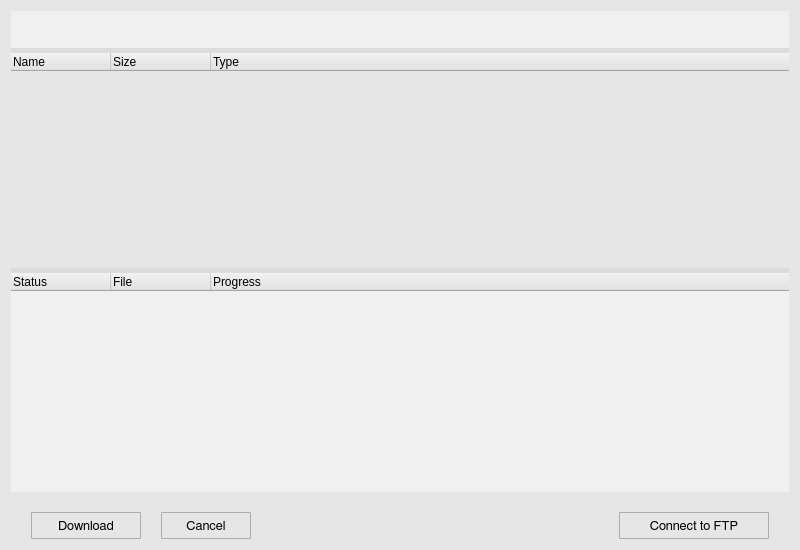
<?xml version="1.0" encoding="UTF-8"?>
<ui version="4.0">
 <class>ftpWindow</class>
 <widget class="QWidget" name="ftpWindow">
  <property name="geometry">
   <rect>
    <x>0</x>
    <y>0</y>
    <width>800</width>
    <height>550</height>
   </rect>
  </property>
  <property name="minimumSize">
   <size>
    <width>0</width>
    <height>0</height>
   </size>
  </property>
  <property name="maximumSize">
   <size>
    <width>16777215</width>
    <height>16777215</height>
   </size>
  </property>
  <property name="font">
   <font>
    <family>FreeSans</family>
    <pointsize>10</pointsize>
    <weight>50</weight>
    <bold>false</bold>
    <stylestrategy>PreferAntialias</stylestrategy>
    <kerning>true</kerning>
   </font>
  </property>
  <property name="windowTitle">
   <string>FTP View</string>
  </property>
  <property name="windowIcon">
   <iconset>
    <normaloff>icons/download_icon.svg</normaloff>icons/download_icon.svg</iconset>
  </property>
  <property name="styleSheet">
   <string notr="true">QWidget {
	background-color: rgb(230,230,230);
}

QScrollBar:vertical {
  border: 1px solid white;
  background-color: rgb(240, 240, 240);
  width: 20px;
  margin: 21px 0px 21px 0px;
}

QScrollBar:horizontal {
  border: 1px solid white;
  background-color: rgb(240, 240, 240);
  height: 20px;
  margin: 0px 21px 0px 21px;
}

QScrollBar::handle:vertical {
  background-color: rgb(205, 205, 205);
  min-height: 25px;
}

QScrollBar:handle:vertical:hover {
  background-color: rgb(167, 167, 167);
}

QScrollBar::handle:horizontal {
  background-color: rgb(205, 205, 205);
  min-width: 25px;
}

QScrollBar:handle:horizontal:hover {
  background-color: rgb(167, 167, 167);
}

QScrollBar::add-line:vertical {
  border-top: 1px solid rgb(240,240,240);
  border-left: 1px solid white;
  border-right: 1px solid white;
  border-bottom: 1px solid white;
  background-color: rgb(240, 240, 240);
  height: 20px;
  subcontrol-position: bottom;
  subcontrol-origin: margin;
}

QScrollBar::add-line:vertical:hover {
  background-color: rgb(219, 219, 219);
}

QScrollBar::sub-line:vertical {
  border-top: 1px solid white;
  border-left: 1px solid white;
  border-right: 1px solid white;
  border-bottom: 1px solid rgb(240,240,240);
  background-color: rgb(240, 240, 240);
  height: 20px;
  subcontrol-position: top;
  subcontrol-origin: margin;
}

QScrollBar::sub-line:vertical:hover {
  background-color: rgb(219, 219, 219);
}

QScrollBar::up-arrow:vertical {
  image: url(icons/up_arrow_icon.svg); 
  width: 16px;
  height: 16px;
}

QScrollBar::up-arrow:vertical:pressed {
  right: -1px;
  bottom: -1px;
}

QScrollBar::down-arrow:vertical {
  image: url(icons/down_arrow_icon.svg); 
  width: 16px;
  height: 16px;
}

QScrollBar::down-arrow:vertical:pressed {
  right: -1px;
  bottom: -1px;
}

QScrollBar::add-line:horizontal {
  border-top: 1px solid white;
  border-left: 1px solid rgb(240,240,240);
  border-right: 1px solid white;
  border-bottom: 1px solid white;
  background-color: rgb(240, 240, 240);
  width: 20px;
  subcontrol-position: right;
  subcontrol-origin: margin;
}

QScrollBar::add-line:horizontal:hover {
  background-color: rgb(219, 219, 219);
}

QScrollBar::sub-line:horizontal {
  border-top: 1px solid white;
  border-left: 1px solid white;
  border-right: 1px solid rgb(240,240,240);
  border-bottom: 1px solid white;
  background-color: rgb(240, 240, 240);
  width: 20px;
  subcontrol-position: left;
  subcontrol-origin: margin;
}

QScrollBar::sub-line:horizontal:hover {
  background-color: rgb(219, 219, 219);
}

QScrollBar::left-arrow:horizontal {
  image: url(icons/left_arrow_icon.svg); 
  width: 16px;
  height: 16px;
}

QScrollBar::left-arrow:horizontal:pressed {
  right: -1px;
  bottom: -1px;
}

QScrollBar::right-arrow:horizontal {
  image: url(icons/right_arrow_icon.svg); 
  width: 16px;
  height: 16px;
}

QScrollBar::right-arrow:horizontal:pressed {
  right: -1px;
  bottom: -1px;
}</string>
  </property>
  <layout class="QGridLayout" name="gridLayout">
   <property name="verticalSpacing">
    <number>0</number>
   </property>
   <item row="1" column="0">
    <widget class="QSplitter" name="ftp_splitter">
     <property name="styleSheet">
      <string notr="true">QSplitter::handle {
    background: rgb(220,220,220);
}

QSplitter::handle:horizontal {
    width: 5px;
}

QSplitter::handle:vertical {
    height: 5px;
}

QSplitter::handle:pressed {
    background: rgb(190,190,190);
}</string>
     </property>
     <property name="orientation">
      <enum>Qt::Vertical</enum>
     </property>
     <widget class="QTreeWidget" name="ftp_tree">
      <property name="font">
       <font>
        <family>FreeSans</family>
        <pointsize>9</pointsize>
        <stylestrategy>PreferAntialias</stylestrategy>
        <kerning>true</kerning>
       </font>
      </property>
      <property name="focusPolicy">
       <enum>Qt::NoFocus</enum>
      </property>
      <property name="styleSheet">
       <string notr="true">QTreeWidget {
    selection-background-color: qlineargradient(x1:0, y1:0, x2:0, y2:1,
									stop:0 #daecfc, stop:1 #c4e0fc);
	selection-color: black;
    border-top: 5px solid rgb(220,220,220);
}

QTreeWidget::item:hover {
    background-color: qlineargradient(x1:0, y1:0, x2:0, y2:1,
									stop:0 #ecf4fc, stop:1 #dcecfc);
}

QTreeWidget::item:selected {
    background-color: qlineargradient(x1:0, y1:0, x2:0, y2:1,
									stop:0 #daecfc, stop:1 #c4e0fc);
}

QScrollBar:vertical {
  border: 1px solid white;
  background-color: rgb(240, 240, 240);
  width: 20px;
  margin: 21px 0px 21px 0px;
}

QScrollBar:horizontal {
  border: 1px solid white;
  background-color: rgb(240, 240, 240);
  height: 20px;
  margin: 0px 21px 0px 21px;
}

QScrollBar::handle:vertical {
  background-color: rgb(205, 205, 205);
  min-height: 25px;
}

QScrollBar:handle:vertical:hover {
  background-color: rgb(167, 167, 167);
}

QScrollBar::handle:horizontal {
  background-color: rgb(205, 205, 205);
  min-width: 25px;
}

QScrollBar:handle:horizontal:hover {
  background-color: rgb(167, 167, 167);
}

QScrollBar::add-line:vertical {
  border-top: 1px solid rgb(240,240,240);
  border-left: 1px solid white;
  border-right: 1px solid white;
  border-bottom: 1px solid white;
  background-color: rgb(240, 240, 240);
  height: 20px;
  subcontrol-position: bottom;
  subcontrol-origin: margin;
}

QScrollBar::add-line:vertical:hover {
  background-color: rgb(219, 219, 219);
}

QScrollBar::sub-line:vertical {
  border-top: 1px solid white;
  border-left: 1px solid white;
  border-right: 1px solid white;
  border-bottom: 1px solid rgb(240,240,240);
  background-color: rgb(240, 240, 240);
  height: 20px;
  subcontrol-position: top;
  subcontrol-origin: margin;
}

QScrollBar::sub-line:vertical:hover {
  background-color: rgb(219, 219, 219);
}

QScrollBar::up-arrow:vertical {
  image: url(icons/up_arrow_icon.svg); 
  width: 16px;
  height: 16px;
}

QScrollBar::up-arrow:vertical:pressed {
  right: -1px;
  bottom: -1px;
}

QScrollBar::down-arrow:vertical {
  image: url(icons/down_arrow_icon.svg); 
  width: 16px;
  height: 16px;
}

QScrollBar::down-arrow:vertical:pressed {
  right: -1px;
  bottom: -1px;
}

QScrollBar::add-line:horizontal {
  border-top: 1px solid white;
  border-left: 1px solid rgb(240,240,240);
  border-right: 1px solid white;
  border-bottom: 1px solid white;
  background-color: rgb(240, 240, 240);
  width: 20px;
  subcontrol-position: right;
  subcontrol-origin: margin;
}

QScrollBar::add-line:horizontal:hover {
  background-color: rgb(219, 219, 219);
}

QScrollBar::sub-line:horizontal {
  border-top: 1px solid white;
  border-left: 1px solid white;
  border-right: 1px solid rgb(240,240,240);
  border-bottom: 1px solid white;
  background-color: rgb(240, 240, 240);
  width: 20px;
  subcontrol-position: left;
  subcontrol-origin: margin;
}

QScrollBar::sub-line:horizontal:hover {
  background-color: rgb(219, 219, 219);
}

QScrollBar::left-arrow:horizontal {
  image: url(icons/left_arrow_icon.svg); 
  width: 16px;
  height: 16px;
}

QScrollBar::left-arrow:horizontal:pressed {
  right: -1px;
  bottom: -1px;
}

QScrollBar::right-arrow:horizontal {
  image: url(icons/right_arrow_icon.svg); 
  width: 16px;
  height: 16px;
}

QScrollBar::right-arrow:horizontal:pressed {
  right: -1px;
  bottom: -1px;
}</string>
      </property>
      <property name="frameShape">
       <enum>QFrame::NoFrame</enum>
      </property>
      <property name="selectionMode">
       <enum>QAbstractItemView::ExtendedSelection</enum>
      </property>
      <property name="indentation">
       <number>0</number>
      </property>
      <property name="wordWrap">
       <bool>true</bool>
      </property>
      <column>
       <property name="text">
        <string>Name</string>
       </property>
      </column>
      <column>
       <property name="text">
        <string>Size</string>
       </property>
      </column>
      <column>
       <property name="text">
        <string>Type</string>
       </property>
      </column>
     </widget>
     <widget class="QTreeWidget" name="download_tree">
      <property name="font">
       <font>
        <family>FreeSans</family>
        <pointsize>9</pointsize>
        <stylestrategy>PreferAntialias</stylestrategy>
        <kerning>true</kerning>
       </font>
      </property>
      <property name="focusPolicy">
       <enum>Qt::NoFocus</enum>
      </property>
      <property name="styleSheet">
       <string notr="true">QTreeWidget {
	background: rgb(240,240,240);
}

QScrollBar:vertical {
  border: 1px solid white;
  background-color: rgb(240, 240, 240);
  width: 20px;
  margin: 21px 0px 21px 0px;
}

QScrollBar:horizontal {
  border: 1px solid white;
  background-color: rgb(240, 240, 240);
  height: 20px;
  margin: 0px 21px 0px 21px;
}

QScrollBar::handle:vertical {
  background-color: rgb(205, 205, 205);
  min-height: 25px;
}

QScrollBar:handle:vertical:hover {
  background-color: rgb(167, 167, 167);
}

QScrollBar::handle:horizontal {
  background-color: rgb(205, 205, 205);
  min-width: 25px;
}

QScrollBar:handle:horizontal:hover {
  background-color: rgb(167, 167, 167);
}

QScrollBar::add-line:vertical {
  border-top: 1px solid rgb(240,240,240);
  border-left: 1px solid white;
  border-right: 1px solid white;
  border-bottom: 1px solid white;
  background-color: rgb(240, 240, 240);
  height: 20px;
  subcontrol-position: bottom;
  subcontrol-origin: margin;
}

QScrollBar::add-line:vertical:hover {
  background-color: rgb(219, 219, 219);
}

QScrollBar::sub-line:vertical {
  border-top: 1px solid white;
  border-left: 1px solid white;
  border-right: 1px solid white;
  border-bottom: 1px solid rgb(240,240,240);
  background-color: rgb(240, 240, 240);
  height: 20px;
  subcontrol-position: top;
  subcontrol-origin: margin;
}

QScrollBar::sub-line:vertical:hover {
  background-color: rgb(219, 219, 219);
}

QScrollBar::up-arrow:vertical {
  image: url(icons/up_arrow_icon.svg); 
  width: 16px;
  height: 16px;
}

QScrollBar::up-arrow:vertical:pressed {
  right: -1px;
  bottom: -1px;
}

QScrollBar::down-arrow:vertical {
  image: url(icons/down_arrow_icon.svg); 
  width: 16px;
  height: 16px;
}

QScrollBar::down-arrow:vertical:pressed {
  right: -1px;
  bottom: -1px;
}

QScrollBar::add-line:horizontal {
  border-top: 1px solid white;
  border-left: 1px solid rgb(240,240,240);
  border-right: 1px solid white;
  border-bottom: 1px solid white;
  background-color: rgb(240, 240, 240);
  width: 20px;
  subcontrol-position: right;
  subcontrol-origin: margin;
}

QScrollBar::add-line:horizontal:hover {
  background-color: rgb(219, 219, 219);
}

QScrollBar::sub-line:horizontal {
  border-top: 1px solid white;
  border-left: 1px solid white;
  border-right: 1px solid rgb(240,240,240);
  border-bottom: 1px solid white;
  background-color: rgb(240, 240, 240);
  width: 20px;
  subcontrol-position: left;
  subcontrol-origin: margin;
}

QScrollBar::sub-line:horizontal:hover {
  background-color: rgb(219, 219, 219);
}

QScrollBar::left-arrow:horizontal {
  image: url(icons/left_arrow_icon.svg); 
  width: 16px;
  height: 16px;
}

QScrollBar::left-arrow:horizontal:pressed {
  right: -1px;
  bottom: -1px;
}

QScrollBar::right-arrow:horizontal {
  image: url(icons/right_arrow_icon.svg); 
  width: 16px;
  height: 16px;
}

QScrollBar::right-arrow:horizontal:pressed {
  right: -1px;
  bottom: -1px;
}</string>
      </property>
      <property name="frameShape">
       <enum>QFrame::NoFrame</enum>
      </property>
      <property name="selectionMode">
       <enum>QAbstractItemView::NoSelection</enum>
      </property>
      <property name="indentation">
       <number>0</number>
      </property>
      <property name="wordWrap">
       <bool>true</bool>
      </property>
      <attribute name="headerVisible">
       <bool>true</bool>
      </attribute>
      <column>
       <property name="text">
        <string>Status</string>
       </property>
      </column>
      <column>
       <property name="text">
        <string>File</string>
       </property>
      </column>
      <column>
       <property name="text">
        <string>Progress</string>
       </property>
      </column>
     </widget>
    </widget>
   </item>
   <item row="0" column="0">
    <widget class="QLabel" name="path_label">
     <property name="minimumSize">
      <size>
       <width>0</width>
       <height>37</height>
      </size>
     </property>
     <property name="maximumSize">
      <size>
       <width>16777215</width>
       <height>37</height>
      </size>
     </property>
     <property name="font">
      <font>
       <family>FreeSans</family>
       <pointsize>10</pointsize>
       <stylestrategy>PreferAntialias</stylestrategy>
       <kerning>true</kerning>
      </font>
     </property>
     <property name="styleSheet">
      <string notr="true">QLabel {
   background: rgb(240,240,240);
   padding-right: 5px;
   padding-left: 5px;
}</string>
     </property>
     <property name="text">
      <string/>
     </property>
    </widget>
   </item>
   <item row="2" column="0">
    <spacer name="verticalSpacer_2">
     <property name="orientation">
      <enum>Qt::Vertical</enum>
     </property>
     <property name="sizeType">
      <enum>QSizePolicy::Fixed</enum>
     </property>
     <property name="sizeHint" stdset="0">
      <size>
       <width>20</width>
       <height>20</height>
      </size>
     </property>
    </spacer>
   </item>
   <item row="3" column="0">
    <layout class="QHBoxLayout" name="horizontalLayout">
     <item>
      <spacer name="horizontalSpacer">
       <property name="orientation">
        <enum>Qt::Horizontal</enum>
       </property>
       <property name="sizeType">
        <enum>QSizePolicy::Fixed</enum>
       </property>
       <property name="sizeHint" stdset="0">
        <size>
         <width>20</width>
         <height>20</height>
        </size>
       </property>
      </spacer>
     </item>
     <item>
      <widget class="QToolButton" name="download">
       <property name="minimumSize">
        <size>
         <width>110</width>
         <height>27</height>
        </size>
       </property>
       <property name="maximumSize">
        <size>
         <width>110</width>
         <height>27</height>
        </size>
       </property>
       <property name="font">
        <font>
         <family>FreeSans</family>
         <pointsize>10</pointsize>
         <weight>50</weight>
         <bold>false</bold>
         <stylestrategy>PreferDefault</stylestrategy>
         <kerning>true</kerning>
        </font>
       </property>
       <property name="styleSheet">
        <string notr="true">QToolButton {
	border: 1px solid #acacac;
	border-radius: 1px;
	background-color: qlineargradient(x1:0, y1:0, x2:0, y2:1,
									stop:0 #f0f0f0, stop:1 #e5e5e5);
}

QToolButton:hover {
	border: 1px solid #7eb4ea;
	border-radius: 1px;
	background-color: qlineargradient(x1:0, y1:0, x2:0, y2:1,
									stop:0 #ecf4fc, stop:1 #dcecfc);
}

QToolButton:pressed {
	border: 1px solid #579de5;
	border-radius: 1px;
	background-color: qlineargradient(x1:0, y1:0, x2:0, y2:1,
									stop:0 #daecfc, stop:1 #c4e0fc);
}</string>
       </property>
       <property name="text">
        <string>Download</string>
       </property>
      </widget>
     </item>
     <item>
      <spacer name="horizontalSpacer_2">
       <property name="orientation">
        <enum>Qt::Horizontal</enum>
       </property>
       <property name="sizeType">
        <enum>QSizePolicy::Fixed</enum>
       </property>
       <property name="sizeHint" stdset="0">
        <size>
         <width>20</width>
         <height>20</height>
        </size>
       </property>
      </spacer>
     </item>
     <item>
      <widget class="QToolButton" name="cancel">
       <property name="minimumSize">
        <size>
         <width>90</width>
         <height>27</height>
        </size>
       </property>
       <property name="maximumSize">
        <size>
         <width>90</width>
         <height>27</height>
        </size>
       </property>
       <property name="font">
        <font>
         <family>FreeSans</family>
         <pointsize>10</pointsize>
         <weight>50</weight>
         <bold>false</bold>
         <stylestrategy>PreferDefault</stylestrategy>
         <kerning>true</kerning>
        </font>
       </property>
       <property name="styleSheet">
        <string notr="true">QToolButton {
	border: 1px solid #acacac;
	border-radius: 1px;
	background-color: qlineargradient(x1:0, y1:0, x2:0, y2:1,
									stop:0 #f0f0f0, stop:1 #e5e5e5);
}

QToolButton:hover {
	border: 1px solid #7eb4ea;
	border-radius: 1px;
	background-color: qlineargradient(x1:0, y1:0, x2:0, y2:1,
									stop:0 #ecf4fc, stop:1 #dcecfc);
}

QToolButton:pressed {
	border: 1px solid #579de5;
	border-radius: 1px;
	background-color: qlineargradient(x1:0, y1:0, x2:0, y2:1,
									stop:0 #daecfc, stop:1 #c4e0fc);
}</string>
       </property>
       <property name="text">
        <string>Cancel</string>
       </property>
      </widget>
     </item>
     <item>
      <spacer name="horizontalSpacer_4">
       <property name="orientation">
        <enum>Qt::Horizontal</enum>
       </property>
       <property name="sizeHint" stdset="0">
        <size>
         <width>40</width>
         <height>20</height>
        </size>
       </property>
      </spacer>
     </item>
     <item>
      <widget class="QToolButton" name="ftp_connect">
       <property name="minimumSize">
        <size>
         <width>150</width>
         <height>27</height>
        </size>
       </property>
       <property name="maximumSize">
        <size>
         <width>150</width>
         <height>27</height>
        </size>
       </property>
       <property name="font">
        <font>
         <family>FreeSans</family>
         <pointsize>10</pointsize>
         <weight>50</weight>
         <bold>false</bold>
         <stylestrategy>PreferDefault</stylestrategy>
         <kerning>true</kerning>
        </font>
       </property>
       <property name="styleSheet">
        <string notr="true">QToolButton {
	border: 1px solid #acacac;
	border-radius: 1px;
	background-color: qlineargradient(x1:0, y1:0, x2:0, y2:1,
									stop:0 #f0f0f0, stop:1 #e5e5e5);
}

QToolButton:hover {
	border: 1px solid #7eb4ea;
	border-radius: 1px;
	background-color: qlineargradient(x1:0, y1:0, x2:0, y2:1,
									stop:0 #ecf4fc, stop:1 #dcecfc);
}

QToolButton:pressed {
	border: 1px solid #579de5;
	border-radius: 1px;
	background-color: qlineargradient(x1:0, y1:0, x2:0, y2:1,
									stop:0 #daecfc, stop:1 #c4e0fc);
}</string>
       </property>
       <property name="text">
        <string>Connect to FTP</string>
       </property>
      </widget>
     </item>
     <item>
      <spacer name="horizontalSpacer_3">
       <property name="orientation">
        <enum>Qt::Horizontal</enum>
       </property>
       <property name="sizeType">
        <enum>QSizePolicy::Fixed</enum>
       </property>
       <property name="sizeHint" stdset="0">
        <size>
         <width>20</width>
         <height>20</height>
        </size>
       </property>
      </spacer>
     </item>
    </layout>
   </item>
  </layout>
 </widget>
 <resources/>
 <connections/>
</ui>
